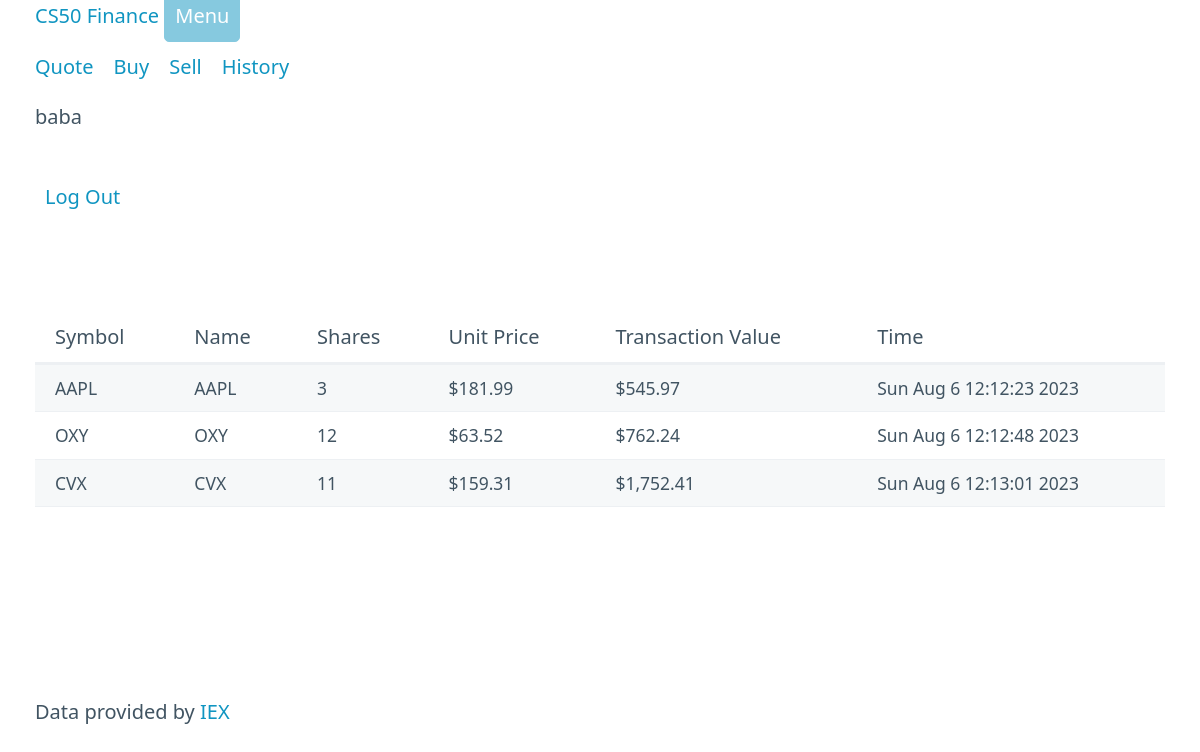
Screenshot of /history (signed in) with the database file from the repository.
### tables this page shows
CREATE TABLE users(
id INTEGER PRIMARY KEY AUTOINCREMENT not NULL,
username TEXT NOT NULL,
hash TEXT NOT NULL,
cash NUMERIC NOT NULL DEFAULT 10000.00
);

CREATE TABLE transactions(
transaction_id INTEGER NOT NULL,
user_id INTEGER NOT NULL,
symbol TEXT NOT NULL,
shares NUMERIC NOT NULL,
price NUMERIC NOT NULL,
time NUMERIC NOT NULL,
PRIMARY KEY (transaction_id)
FOREIGN KEY (user_id) REFERENCES users(id)
);

### app.py (the view)
@app.route("/history")
@login_required
def history():
    user_id = session.get("user_id")
    transactions = db.execute("SELECT * FROM transactions WHERE user_id=?", user_id)
    return render_template("history.html", transactions=transactions)

### app.py (called while the page is built)
@app.context_processor
def utilities():
    def username(user_id):
        user_entry = db.execute(
            "SELECT username FROM users WHERE id=?",
            session.get("user_id")
        )
        return user_entry[0]["username"]
    return dict({
        "username": username,
        "usd": usd,
        "format_time": time.ctime,
        "lookup": lookup
    })

### helpers.py (called while the page is built)
def login_required(f):
    @wraps(f)
    def decorated_function(*args, **kwargs):
        if session.get("user_id") is None:
            return redirect("/login")
        return f(*args, **kwargs)
    return decorated_function

def usd(value):
    return f"${value:,.2f}"

### templates/history.html (shortened to what this page needs)
{% extends "layout.html" %}
{% block main %}
    <table role="grid">
        <thead>
            <tr>
                <th>Symbol</th>
                <th>Name</th>
                <th>Shares</th>
                <th>Unit Price</th>
                <th>Transaction Value</th>
                <th>Time</th>
            </tr>
        </thead>
        <tbody>
            {% for transaction in transactions %}
                <tr class="transaction-type-{{ 'purchase' if transaction.shares > 0 else 'sale' }}">
                    <td>{{ transaction.symbol }}</td>
                    <td>{{ transaction.symbol }}</td>
                    <td>{{ transaction.shares }}</td>
                    <td>{{ usd(transaction.price) }}</td>
                    <td>{{ usd(transaction.price * transaction.shares) }}</td>
                    <td>{{ format_time(transaction.time) }}</td>
                </tr>
            {% endfor %}
        </tbody>
    </table>
{% endblock %}

### templates/layout.html (shortened to what this page needs)
<!DOCTYPE html>
<html lang="en">
    <head>
        <link rel="stylesheet" href="/static/css/pico.min.css">
        <link href="/static/styles.css" rel="stylesheet">
    </head>
    <body>
        <nav class="">
            <div class="container">
                <a href="/">CS50 Finance</a>
                <a role="button">Menu</a>
                <div id="navbar">
                    {% if session["user_id"] %}
                        <ul>
                            <li><a href="/quote">Quote</a></li>
                            <li><a href="/buy">Buy</a></li>
                            <li><a href="/sell">Sell</a></li>
                            <li><a href="/history">History</a></li>
                        </ul>
                        <p>
                            {{ username(session.get("user_id")) }}
                        </p>
                        <ul>
                            <li><a href="/logout">Log Out</a></li>
                        </ul>
                    {% else %}
                        <ul>
                            <li><a href="/register">Register</a></li>
                            <li><a href="/login">Log In</a></li>
                        </ul>
                    {% endif %}
                </div>
            </div>
        </nav>
        <main class="container">
            {% block main %}{% endblock %}
        </main>
        <footer class="container">
            Data provided by <a href="https://iexcloud.io/">IEX</a>
        </footer>
    </body>
</html>

### rows the page displays
users: username "baba"
transactions: price "$181.99", usd(transaction.price*transaction.shares) "$545.97", time "Sun Aug 6 12:12:23 2023"
transactions: price "$63.52", usd(transaction.price*transaction.shares) "$762.24", time "Sun Aug 6 12:12:48 2023"
transactions: price "$159.31", usd(transaction.price*transaction.shares) "$1,752.41", time "Sun Aug 6 12:13:01 2023"
